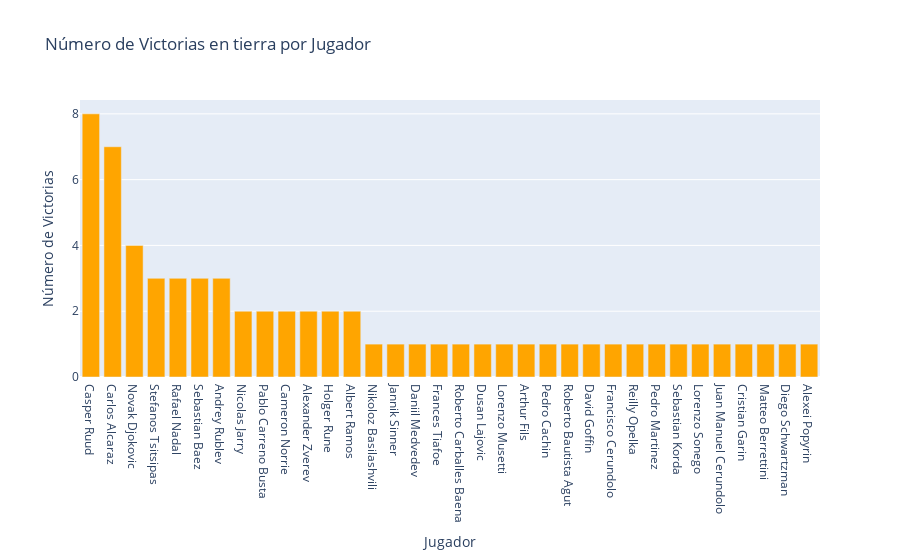

Notebook code for this chart:
### Code cell
# Datos
jugadores = ganadores_clay['ganador_nombre'].tolist()
victorias = ganadores_clay['count'].tolist()

# Creamos el gráfico de barras
fig = go.Figure(data=[go.Bar(x=jugadores, y=victorias)])
fig.update_traces(marker_color='orange', selector=dict(type='bar'))

# Personalizamos el diseño del gráfico
fig.update_layout(
    title='Número de Victorias en tierra por Jugador',
    xaxis=dict(title='Jugador'),
    yaxis=dict(title='Número de Victorias')
)
fig.show()

### Figure 1 — Plotly figure (JSON) as saved in the notebook; plotly's stock layout.template omitted (floating-point values rounded to 4 significant figures)
{"data": [{"marker": {"color": "orange"}, "type": "bar", "x": ["Casper Ruud", "Carlos Alcaraz", "Novak Djokovic", "Stefanos Tsitsipas", "Rafael Nadal", "Sebastian Baez", "Andrey Rublev", "Nicolas Jarry", "Pablo Carreno Busta", "Cameron Norrie", "Alexander Zverev", "Holger Rune", "Albert Ramos", "Nikoloz Basilashvili", "Jannik Sinner", "Daniil Medvedev", "Frances Tiafoe", "Roberto Carballes Baena", "Dusan Lajovic", "Lorenzo Musetti", "Arthur Fils", "Pedro Cachin", "Roberto Bautista Agut", "David Goffin", "Francisco Cerundolo", "Reilly Opelka", "Pedro Martinez", "Sebastian Korda", "Lorenzo Sonego", "Juan Manuel Cerundolo", "Cristian Garin", "Matteo Berrettini", "Diego Schwartzman", "Alexei Popyrin"], "y": [8, 7, 4, 3, 3, 3, 3, 2, 2, 2, 2, 2, 2, 1, 1, 1, 1, 1, 1, 1, 1, 1, 1, 1, 1, 1, 1, 1, 1, 1, 1, 1, 1, 1]}], "layout": {"title": {"text": "Número de Victorias en tierra por Jugador"}, "xaxis": {"title": {"text": "Jugador"}}, "yaxis": {"title": {"text": "Número de Victorias"}}}}
